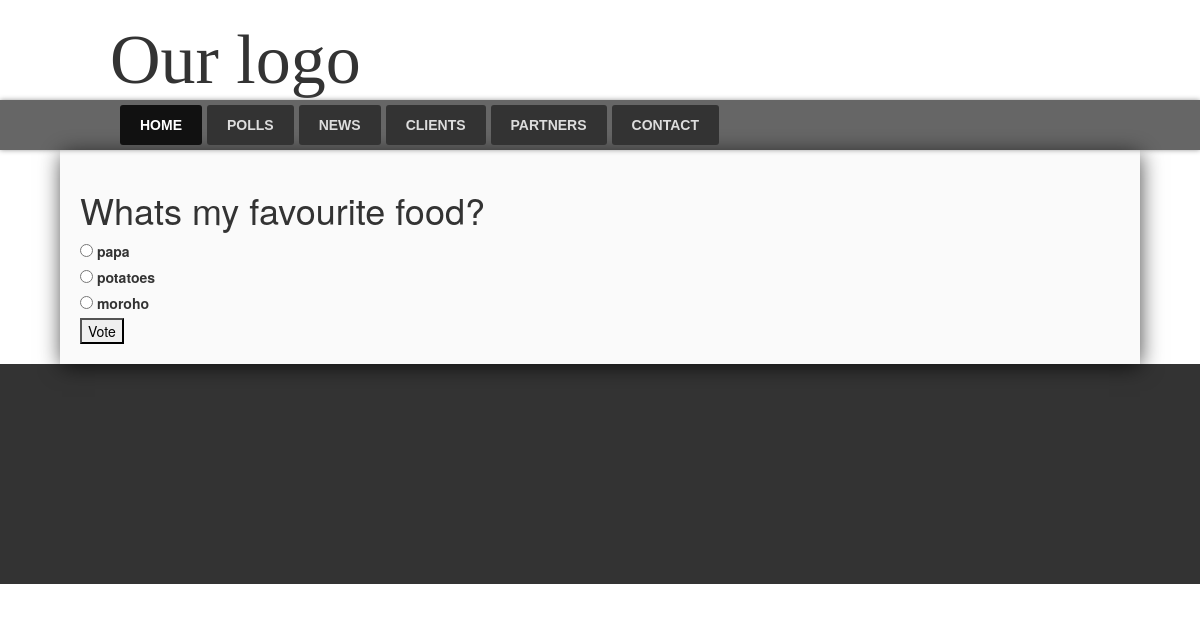
The app's page /polls/2/ with its own data.
### polls/models.py (models this page shows, shortened)
class Poll(models.Model):
    question = models.CharField(max_length=200)
    pub_date = models.DateTimeField('date published')

class Choice(models.Model):
    poll = models.ForeignKey(Poll)
    choice_text = models.CharField(max_length=200)
    votes = models.IntegerField(default=0)

### polls/views.py (the view)
# urls.py: url(r'^(?P<pk>\d+)/$', views.DetailView.as_view(), name='detail'),
class DetailView(generic.DetailView):
    model = Poll
    template_name = 'polls/detail.html'

### polls/templates/polls/detail.html (shortened to what this page needs)
{% extends "base.html" %}
{% load staticfiles %}
{% block content %}
            <h1>{{ poll.question }}</h1>
            <form action="{% url 'polls:vote' poll.id %}" method="post">
                {% for choice in poll.choice_set.all %}
                    <input type="radio" name="choice" id="choice{{ forloop.counter }}" value="{{ choice.id }}" />
                    <label for="choice{{ forloop.counter }}">{{ choice.choice_text }}</label><br />
                {% endfor %}
                <input type="submit" value="Vote" />
            </form>
{% endblock content %}

### static/site/css/main.css (style rules this page uses)
body { overflow-y: scroll; }
body { background: white url("images/noisebg.png") repeat; }

### records on screen
Poll: question "Whats my favourite food?"
Choice: choice_text "papa"
Choice: choice_text "potatoes"
Choice: choice_text "moroho"
